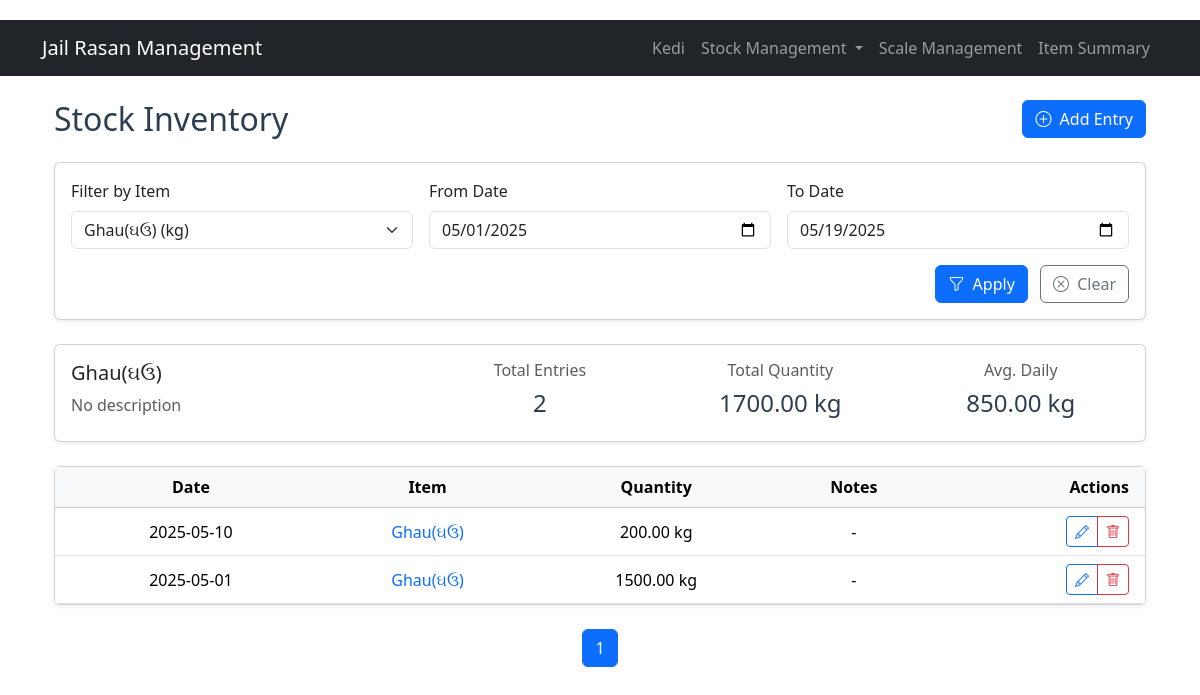
Page /stock_inventory?item_id=1 on the committed database.
### models.py (models this page shows, shortened)
class StockItem(db.Model):
    id = db.Column(db.Integer, primary_key=True)
    item_name = db.Column(db.String(100), nullable=False)
    description = db.Column(db.Text)
    unit = db.Column(db.String(20), nullable=False)  # kg, g, l, ml, etc.
    created_at = db.Column(db.DateTime, default=datetime.utcnow)

class StockInventory(db.Model):
    id = db.Column(db.Integer, primary_key=True)
    stock_item_id = db.Column(db.Integer, db.ForeignKey('stock_item.id'), nullable=False)
    quantity = db.Column(db.Float, nullable=False)
    date = db.Column(db.Date, nullable=False)
    notes = db.Column(db.Text)
    stock_item = db.relationship('StockItem', backref='inventory')

### app.py (the view)
@app.route('/stock_inventory')
def stock_inventory():
    page = request.args.get('page', 1, type=int)
    item_id = request.args.get('item_id', type=int)
    start_date = request.args.get('start_date')
    end_date = request.args.get('end_date')
    query = StockInventory.query.order_by(StockInventory.date.desc())
    if item_id:
        query = query.filter_by(stock_item_id=item_id)
        selected_item = StockItem.query.get(item_id)
    else:
        selected_item = None
    if start_date:
        query = query.filter(StockInventory.date >= start_date)
    if end_date:
        query = query.filter(StockInventory.date <= end_date)
    pagination = query.paginate(page=page, per_page=10)
    all_items = StockItem.query.order_by(StockItem.item_name).all()
    return render_template('stock_inventory/list.html',
                         inventory=pagination.items,
                         pagination=pagination,
                         all_items=all_items,
                         selected_item=selected_item)

### templates/stock_inventory/list.html (shortened to what this page needs)
{% extends "base.html" %}
{% block content %}
<div class="container mt-4">
    <div class="d-flex justify-content-between align-items-center mb-4">
        <h2 class="mb-0">Stock Inventory</h2>
        <div>
            <a href="{{ url_for('add_stock_inventory') }}" class="btn btn-primary">
                <i class="bi bi-plus-circle me-1"></i> Add Entry
            </a>
        </div>
    </div>
    <div class="card shadow-sm mb-4">
        <div class="card-body">
            <form method="GET" class="row g-3">
                <div class="col-md-4">
                    <label for="item_filter" class="form-label">Filter by Item</label>
                    <select class="form-select" id="item_filter" name="item_id" onchange="this.form.submit()">
                        {% for item in all_items %}
                        <option value="{{ item.id }}" {% if selected_item and selected_item.id == item.id %}selected{% endif %}>
                            {{ item.item_name }} ({{ item.unit }})
                        </option>
                        {% endfor %}
                    </select>
                </div>
                <div class="col-md-4">
                    <label for="start_date" class="form-label">From Date</label>
                    <input type="date" class="form-control" id="start_date" name="start_date"
                           value="{{ request.args.get('start_date', '') }}">
                </div>
                <div class="col-md-4">
                    <label for="end_date" class="form-label">To Date</label>
                    <input type="date" class="form-control" id="end_date" name="end_date"
                           value="{{ request.args.get('end_date', '') }}">
                </div>
                <div class="col-12 text-end">
                    <button type="submit" class="btn btn-primary me-2">
                        <i class="bi bi-funnel me-1"></i> Apply
                    </button>
                    <a href="{{ url_for('stock_inventory') }}" class="btn btn-outline-secondary">
                        <i class="bi bi-x-circle me-1"></i> Clear
                    </a>
                </div>
            </form>
        </div>
    </div>
    {% if selected_item %}
    <div class="card shadow-sm mb-4">
        <div class="card-body">
            <div class="row">
                <div class="col-md-4">
                    <h5 class="card-title">{{ selected_item.item_name }}</h5>
                    <p class="text-muted mb-0">{{ selected_item.description or 'No description' }}</p>
                </div>
                <div class="col-md-8">
                    <div class="row">
                        <div class="col-4 text-center">
                            <h6 class="text-muted">Total Entries</h6>
                            <h4>{{ inventory|length }}</h4>
                        </div>
                        <div class="col-4 text-center">
                            <h6 class="text-muted">Total Quantity</h6>
                            <h4>{{ "%.2f"|format(inventory|sum(attribute='quantity')) }} {{ selected_item.unit }}</h4>
                        </div>
                        <div class="col-4 text-center">
                            <h6 class="text-muted">Avg. Daily</h6>
                            <h4>
                                {% if inventory|length > 0 %}
                                {{ "%.2f"|format(inventory|sum(attribute='quantity')/inventory|length) }} {{ selected_item.unit }}
                                {% else %}
                                0.00 {{ selected_item.unit }}
                                {% endif %}
                            </h4>
                        </div>
                    </div>
                </div>
            </div>
        </div>
    </div>
    {% endif %}
    <div class="card shadow-sm">
        <div class="card-body p-0">
            <div class="table-responsive">
                <table class="table table-hover align-middle mb-0">
                    <thead class="table-light">
                        <tr>
                            <th class="ps-3">Date</th>
                            <th>Item</th>
                            <th>Quantity</th>
                            <th>Notes</th>
                            <th class="text-end pe-3">Actions</th>
                        </tr>
                    </thead>
                    <tbody>
                        {% for entry in inventory %}
                        <tr>
                            <td class="ps-3">{{ entry.date.strftime('%Y-%m-%d') }}</td>
                            <td>
                                <a href="{{ url_for('stock_inventory_by_item', item_id=entry.stock_item.id) }}"
                                   class="text-decoration-none">
                                    {{ entry.stock_item.item_name }}
                                </a>
                            </td>
                            <td>{{ "%.2f"|format(entry.quantity) }} {{ entry.stock_item.unit }}</td>
                            <td>
                                {% if entry.notes %}
                                <span class="d-inline-block text-truncate" style="max-width: 200px;"
                                      data-bs-toggle="tooltip" title="{{ entry.notes }}">
                                    {{ entry.notes }}
                                </span>
                                {% else %}
                                -
                                {% endif %}
                            </td>
                            <td class="text-end pe-3">
                                <div class="btn-group" role="group">
                                    <a href="{{ url_for('edit_stock_inventory', id=entry.id) }}"
                                       class="btn btn-sm btn-outline-primary"
                                       data-bs-toggle="tooltip" title="Edit">
                                        <i class="bi bi-pencil"></i>
                                    </a>
                                    <a href="{{ url_for('delete_stock_inventory', id=entry.id) }}"
                                       class="btn btn-sm btn-outline-danger"
                                       data-bs-toggle="tooltip" title="Delete"
                                       onclick="return confirm('Delete this entry?')">
                                        <i class="bi bi-trash"></i>
                                    </a>
                                </div>
                            </td>
                        </tr>
                        {% endfor %}
                    </tbody>
                </table>
            </div>
        </div>
    </div>
    {% if pagination %}
    <nav class="mt-4">
        <ul class="pagination justify-content-center">
            {% for page_num in pagination.iter_pages() %}
                {% if page_num %}
                    <li class="page-item {% if page_num == pagination.page %}active{% endif %}">
                        <a class="page-link" href="{{ url_for('stock_inventory', page=page_num, item_id=request.args.get('item_id'), start_date=request.args.get('start_date'), end_date=request.args.get('end_date')) }}">
                            {{ page_num }}
                        </a>
                    </li>
                {% else %}
                    <li class="page-item disabled">
                        <span class="page-link">...</span>
                    </li>
                {% endif %}
            {% endfor %}
        </ul>
    </nav>
    {% endif %}
</div>
{% endblock %}

### static/style.css (style rules this page uses)
body { padding-top: 20px; padding-bottom: 20px; }
.table th, .table td { vertical-align: middle; text-align: center; }
h2, h4 { color: #2c3e50; }

### rows in the picture
StockItem: item_name "Ghau(ઘઉ)", description "No description", unit "kg"
StockInventory: date "2025-05-10", stock_item.item_name "Ghau(ઘઉ)", quantity "200.00", stock_item.unit "kg"
StockInventory: date "2025-05-01", stock_item.item_name "Ghau(ઘઉ)", quantity "1500.00", stock_item.unit "kg"

### other values in the picture
{{ inventory|length }} "2"
{{ "%.2f"|format(inventory|sum(attribute='quantity')) }} "1700.00"
{{ "%.2f"|format(inventory|sum(attribute='quantity')/inventory|length) }} "850.00"
{{ page_num }} "1"
form field item_id "Ghau(ઘઉ) (kg)"
